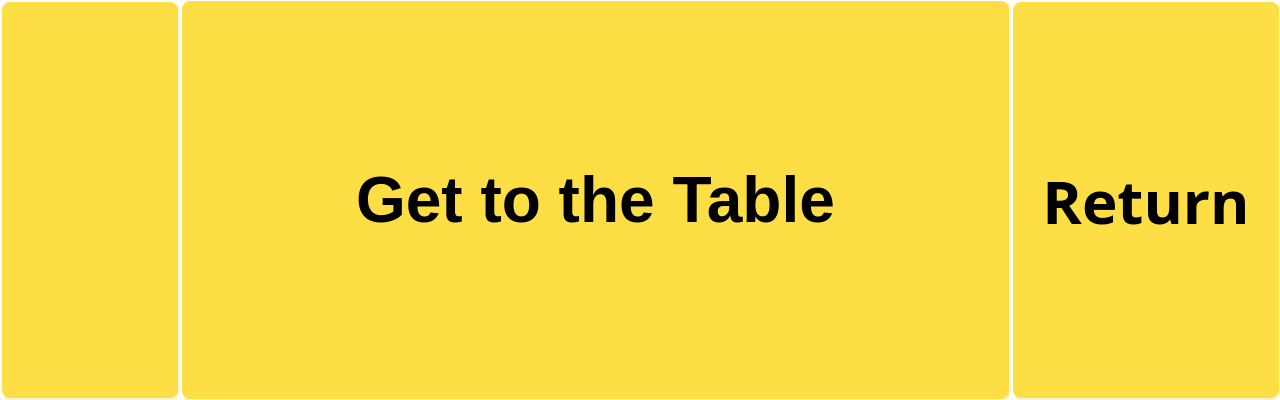
<?xml version="1.0" encoding="UTF-8"?>
<ui version="4.0">
 <class>Form</class>
 <widget class="QWidget" name="Form">
  <property name="geometry">
   <rect>
    <x>0</x>
    <y>0</y>
    <width>1280</width>
    <height>400</height>
   </rect>
  </property>
  <property name="windowTitle">
   <string>Form</string>
  </property>
  <property name="styleSheet">
   <string notr="true">background-color: #FFFFFF</string>
  </property>
  <property name="locale">
   <locale language="Korean" country="SouthKorea"/>
  </property>
  <widget class="QWidget" name="horizontalLayoutWidget">
   <property name="geometry">
    <rect>
     <x>0</x>
     <y>-1</y>
     <width>1281</width>
     <height>402</height>
    </rect>
   </property>
   <layout class="QHBoxLayout" name="horizontalLayout">
    <property name="spacing">
     <number>0</number>
    </property>
    <item>
     <widget class="QLabel" name="label_4">
      <property name="sizePolicy">
       <sizepolicy hsizetype="Fixed" vsizetype="Preferred">
        <horstretch>0</horstretch>
        <verstretch>0</verstretch>
       </sizepolicy>
      </property>
      <property name="minimumSize">
       <size>
        <width>150</width>
        <height>400</height>
       </size>
      </property>
      <property name="maximumSize">
       <size>
        <width>180</width>
        <height>400</height>
       </size>
      </property>
      <property name="styleSheet">
       <string notr="true">QLabel {background-color: #FDDE45;border-style: outset; border-width: 2px; border-radius: 10px;border-color: beige;min-width: 5em;padding: 5px; }</string>
      </property>
      <property name="text">
       <string/>
      </property>
      <property name="pixmap">
       <pixmap>bumblebee.jpg</pixmap>
      </property>
     </widget>
    </item>
    <item>
     <widget class="QLabel" name="table_label">
      <property name="font">
       <font>
        <pointsize>48</pointsize>
        <weight>75</weight>
        <bold>true</bold>
       </font>
      </property>
      <property name="styleSheet">
       <string notr="true">QLabel {background-color: #FDDE45;border-style: outset; border-width: 2px; border-radius: 10px;border-color: beige;min-width: 5em;padding: 5px; }</string>
      </property>
      <property name="text">
       <string>Get to the Table</string>
      </property>
      <property name="textFormat">
       <enum>Qt::AutoText</enum>
      </property>
      <property name="alignment">
       <set>Qt::AlignCenter</set>
      </property>
     </widget>
    </item>
    <item>
     <widget class="QPushButton" name="pushButton">
      <property name="sizePolicy">
       <sizepolicy hsizetype="Fixed" vsizetype="Preferred">
        <horstretch>1</horstretch>
        <verstretch>0</verstretch>
       </sizepolicy>
      </property>
      <property name="minimumSize">
       <size>
        <width>100</width>
        <height>400</height>
       </size>
      </property>
      <property name="maximumSize">
       <size>
        <width>270</width>
        <height>400</height>
       </size>
      </property>
      <property name="baseSize">
       <size>
        <width>270</width>
        <height>100</height>
       </size>
      </property>
      <property name="font">
       <font>
        <family>Ubuntu Mono</family>
        <pointsize>45</pointsize>
        <weight>75</weight>
        <bold>true</bold>
       </font>
      </property>
      <property name="styleSheet">
       <string notr="true">QPushButton {background-color: #FDDE45;border-style: outset; border-width: 2px; border-radius: 10px;border-color: beige;min-width: 5em;padding: 5px; }</string>
      </property>
      <property name="text">
       <string>Return</string>
      </property>
     </widget>
    </item>
   </layout>
  </widget>
 </widget>
 <resources/>
 <connections>
  <connection>
   <sender>pushButton</sender>
   <signal>clicked()</signal>
   <receiver>Form</receiver>
   <slot>btn_return()</slot>
   <hints>
    <hint type="sourcelabel">
     <x>1176</x>
     <y>219</y>
    </hint>
    <hint type="destinationlabel">
     <x>988</x>
     <y>4</y>
    </hint>
   </hints>
  </connection>
 </connections>
 <slots>
  <slot>btn_return()</slot>
 </slots>
</ui>
